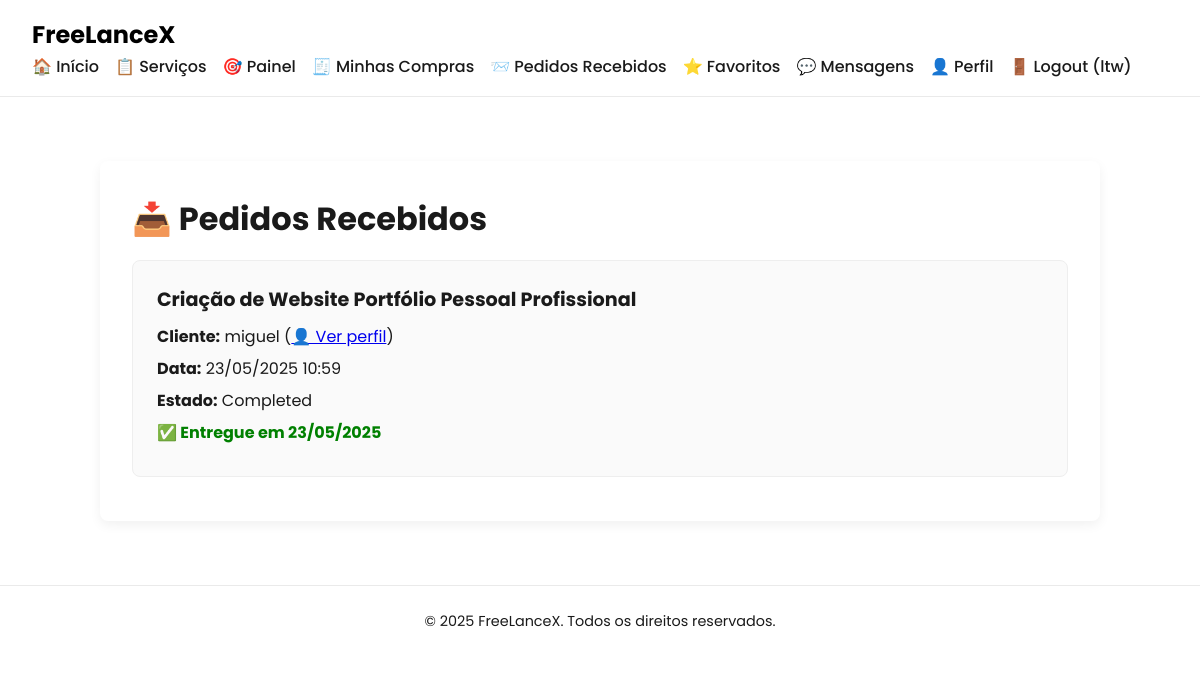
Screenshot of /pages/my_requests.php (signed in) with the database file from the repository.
### tables this page shows
CREATE TABLE transactions (
    id INTEGER PRIMARY KEY AUTOINCREMENT,
    client_id INTEGER NOT NULL,
    service_id INTEGER NOT NULL,
    status TEXT DEFAULT 'pending',
    created_at TEXT DEFAULT CURRENT_TIMESTAMP,
    completed_at TEXT,
    FOREIGN KEY(client_id) REFERENCES users(id),
    FOREIGN KEY(service_id) REFERENCES services(id)
);

CREATE TABLE services (
    id INTEGER PRIMARY KEY AUTOINCREMENT,
    freelancer_id INTEGER NOT NULL,
    title TEXT NOT NULL,
    description TEXT,
    price REAL NOT NULL,
    delivery_time TEXT NOT NULL,
    category TEXT, 
    media_path TEXT,
    is_promoted INTEGER DEFAULT 0,
    FOREIGN KEY(freelancer_id) REFERENCES users(id)
);

CREATE TABLE users (
    id INTEGER PRIMARY KEY AUTOINCREMENT,
    username TEXT NOT NULL UNIQUE,
    email TEXT NOT NULL UNIQUE,
    password_hash TEXT NOT NULL,
    is_admin INTEGER DEFAULT 0
);

### pages/my_requests.php (the view, shortened to what this page needs)
<?php
require_once '../includes/db.php';
?>
<!DOCTYPE html>
<html lang="pt">
<?php include '../includes/head.php'; ?>
<body>
<?php include '../includes/header.php'; ?>
<?php
$user_id = $_SESSION['user_id'];
$stmt = $db->prepare("
    SELECT t.*, s.title, u.username AS client_name
    FROM transactions t
    JOIN services s ON t.service_id = s.id
    JOIN users u ON t.client_id = u.id
    WHERE s.freelancer_id = :uid
    ORDER BY t.created_at DESC
");
$stmt->execute([':uid' => $user_id]);
$requests = $stmt->fetchAll(PDO::FETCH_ASSOC);
?>
<main class="dashboard-container">
    <h2>📥 Pedidos Recebidos</h2>
    <?php if (count($requests) === 0): ?>
        <p class="no-services">Ainda não recebeste nenhum pedido.</p>
    <?php else: ?>
        <ul class="service-list">
            <?php foreach ($requests as $req): ?>
                <li class="service-item">
                    <h4><?= htmlspecialchars($req['title']) ?></h4>
                    <p>
                        <strong>Cliente:</strong>
                        <?= htmlspecialchars($req['client_name']) ?>
                        (<a href="public_profile.php?id=<?= $req['client_id'] ?>">👤 Ver perfil</a>)
                    </p>
                    <p><strong>Data:</strong> <?= date('d/m/Y H:i', strtotime($req['created_at'])) ?></p>
                    <p><strong>Estado:</strong> <?= ucfirst(htmlspecialchars($req['status'])) ?></p>
                    <?php if ($req['status'] === 'pending'): ?>
                        <form method="post" action="complete_order.php" class="inline-form" onsubmit="return confirm('Confirmas que este serviço foi entregue?');">
                            <input type="hidden" name="transaction" value="<?= $req['id'] ?>">
                            <input type="hidden" name="csrf_token" value="<?= generate_csrf_token() ?>">
                            <button type="submit" class="primary-btn">✔️ Marcar como Entregue</button>
                        </form>
                    <?php else: ?>
                        <p class="success">✅ Entregue em <?= date('d/m/Y', strtotime($req['completed_at'])) ?></p>
                    <?php endif; ?>
                </li>
            <?php endforeach; ?>
        </ul>
    <?php endif; ?>
</main>
<?php include '../includes/footer.php'; ?>
</body>
</html>

### css/style.css (style rules this page uses)
:root { --primary: #000000; --bg-light: #ffffff; --text-color: #1a1a1a; --accent: #0070f3; --radius: 8px; --transition: all 0.3s ease-in-out; }
* { margin: 0; padding: 0; box-sizing: border-box; }
body { font-family: 'Poppins', sans-serif; background-color: var(--bg-light); color: var(--text-color); line-height: 1.6; }
main { max-width: 1000px; margin: 4rem auto 2rem auto; padding: 2rem; }
.success { color: green; font-weight: bold; }
.dashboard-container { max-width: 1000px; margin: 4rem auto; padding: 2rem; background: #fff; border-radius: var(--radius); box-shadow: 0 4px 12px rgba(0, 0, 0, 0.06); }
.dashboard-container h2 { font-size: 2rem; margin-bottom: 1rem; }
.service-list { list-style: none; padding: 0; }
.service-item { padding: 1.5rem; border: 1px solid #eee; border-radius: var(--radius); margin-bottom: 1.5rem; background: #fafafa; }
.service-item h4 { font-size: 1.2rem; margin-bottom: 0.5rem; }
.service-item p { margin: 0.4rem 0; }
.stats-list, .service-list { list-style: none; padding-left: 0; margin-top: 1rem; }
.service-list li { margin-bottom: 0.75rem; }
.success { color: green; font-weight: bold; margin-bottom: 1rem; }

### rows the page displays
transactions: service.title "Criação de Website Portfólio Pessoal Profissional", client.username "miguel", created_at "23/05/2025 10:59", status "Completed", completed_at "23/05/2025"

### other values shown
$_SESSION['username'] "ltw"
